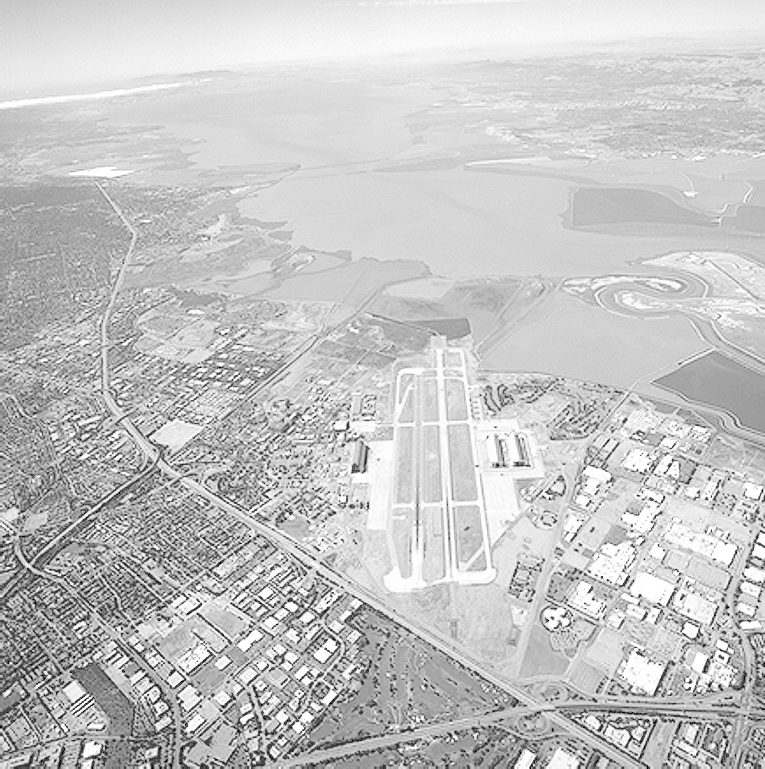
#> input picture 遥感数字图像处理/实验/实验03 对比度增强/city.tif, 765 x 769 px, found by its file name
$ python 191830246_hw3-1.py
#> lines starting #> are read from the running program, lines starting #| are printed output that depends on the picture
#coding: utf-8
import cv2
import numpy as np
import matplotlib.pyplot as plt
#对数变换
def gammaStretch(src, c, y):
    src = np.float32(src)
    dst = np.uint16(c * (src**y)+.5)
    dst[dst>255]=255
    return np.uint8(dst)

def plotG(c, y):
    def gammachange(i):
        out =  int(c*(i**y)+0.5)
        if out < 255:
            return out
        else:
            return 255
    X = list(range(0,256))
    Y = [gammachange(i) for i in X]
    plt.plot(X,X,'r-',label='origin')
    plt.plot(X,Y,'g-',label='c = {} {} = {}'.format(c,chr(947),y))
    plt.legend(loc='best')
    plt.xlim(0,255)
    plt.ylim(0,255)
    plt.show()

def main():
    y = float(input('please input '+chr(947)+': '))
#> the answer given: 3
    c = float(input('please input c: '))
#> the answer given: 3
    plotG(c,y)
#> in plotG, `plt.show()`:
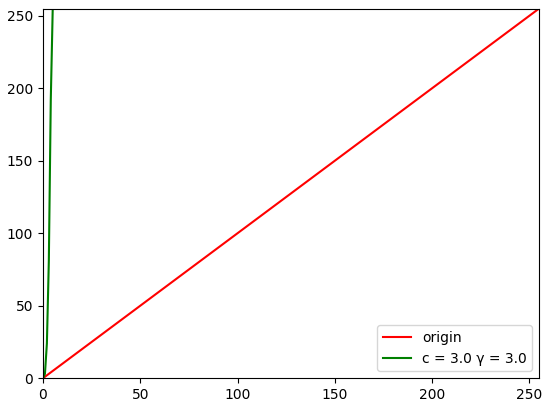
#> figure drawn by matplotlib, 1 panel; curve peaks at x = 255, y = 255; curve peaks at x = 5, y = 255
    img = cv2.imread('city.tif', cv2.IMREAD_GRAYSCALE)
#> img is the input picture: shape (769, 765); min 0, max 255, mean 197.1
    cv2.imshow('input', img)
    img2 = gammaStretch(img, c, y)
#> in gammaStretch, `dst = np.uint16(c * (src**y)+.5)`:
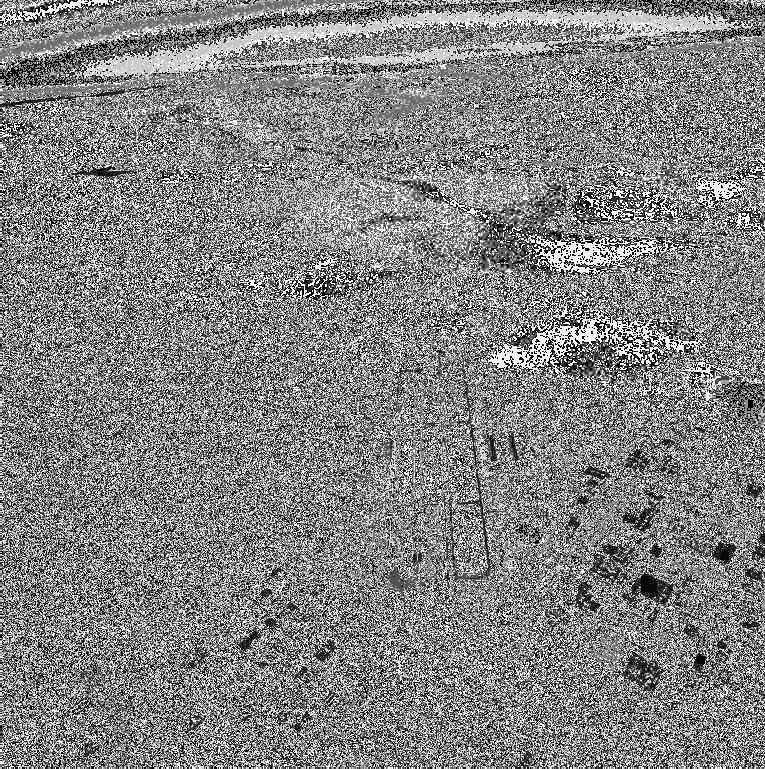
#> dst: shape (769, 765) uint16; min 0, max 64448, mean 33354.8; drawn with min black and max white
#> in gammaStretch, `dst[dst>255]=255`:
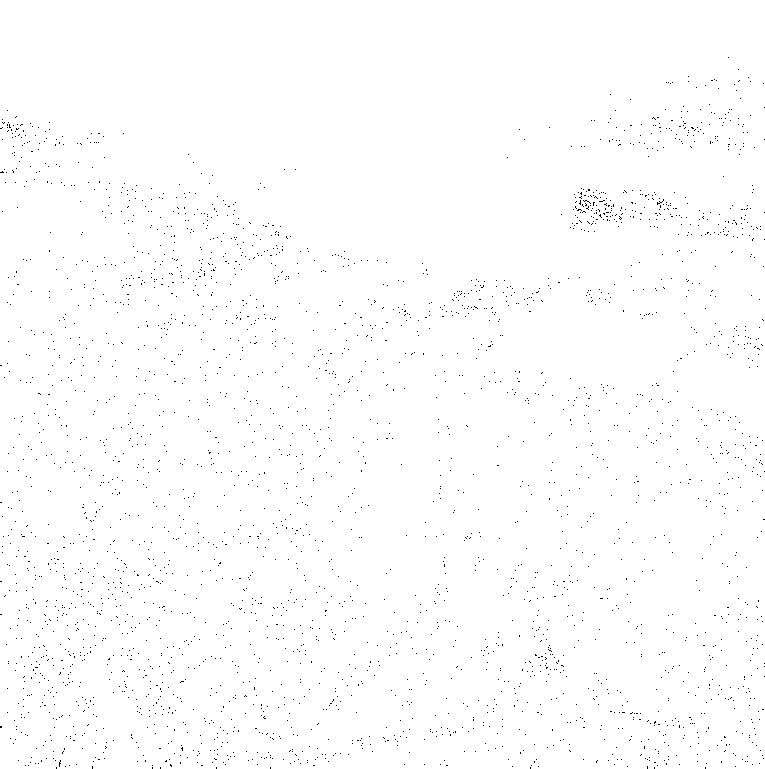
#> dst: shape (769, 765) uint16; 99.4% white; black in thin lines or dots
#> in gammaStretch, `return np.uint8(dst)`: returned value: shape (769, 765); 99.4% white; black in thin lines or dots
    cv2.imshow('output', img2)
    cv2.waitKey(0)
    # 计算直方图
    histb = cv2.calcHist([img], [0], None, [256], [0, 255])
#> histb = 256 values, max 15137 at index 213, min 0 at index 1, mean 2288.3
    hista = cv2.calcHist([img2], [0], None, [256], [0, 255])
#> hista = 256 values, max 3770 at index 0, min 0 at index 1, mean 14.73
    # 对第 1 子图进行设定
    plt.subplot(2, 1, 1)
    plt.plot(histb, 'y', label='Before')
    plt.xlabel('x')
    plt.ylabel('y')
    plt.legend()
    # 对第 2 子图进行设定
    plt.subplot(2, 1, 2)
    plt.plot(hista, 'c', label='After')
    plt.xlabel('x')
    plt.ylabel('y')
    plt.legend()
    plt.show()
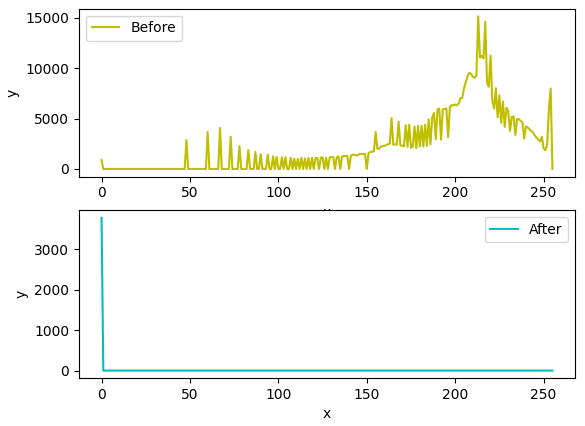
#> figure drawn by matplotlib, 2 panels; panel 1: curve peaks at x = 213, y = 15137; panel 2: curve peaks at x = 0, y = 3770
    cv2.destroyAllWindows()

if __name__ == '__main__':
    main()

$ run again, with 遥感数字图像处理/实验/实验03 对比度增强/Mary.jpg saved as 遥感数字图像处理/实验/实验03 对比度增强/city.tif
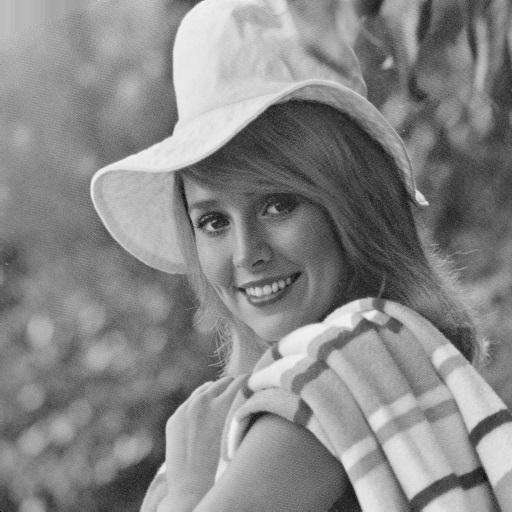
#> input picture 遥感数字图像处理/实验/实验03 对比度增强/Mary.jpg, 512 x 512 px, found by its file name
#> in main, img is the input picture: shape (512, 512); min 0, max 255, mean 135.4
#> in gammaStretch, `dst[dst>255]=255`:
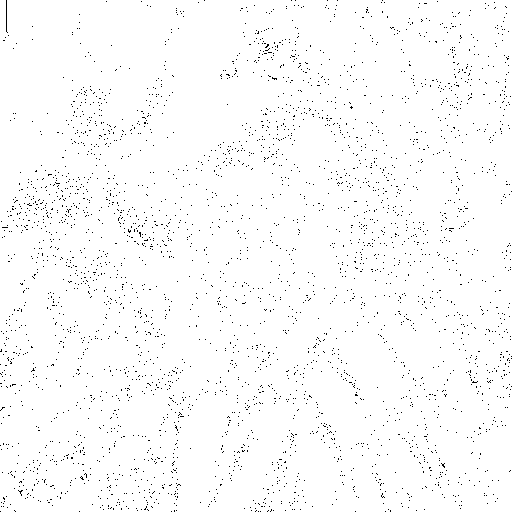
#> dst: shape (512, 512) uint16; 98.3% white; black in thin lines or dots
#> histb = 256 values, max 2351 at index 131, min 0 at index 1, mean 1024
#> hista = 256 values, max 4327 at index 0, min 0 at index 1, mean 16.9
#> in main, `plt.show()`:
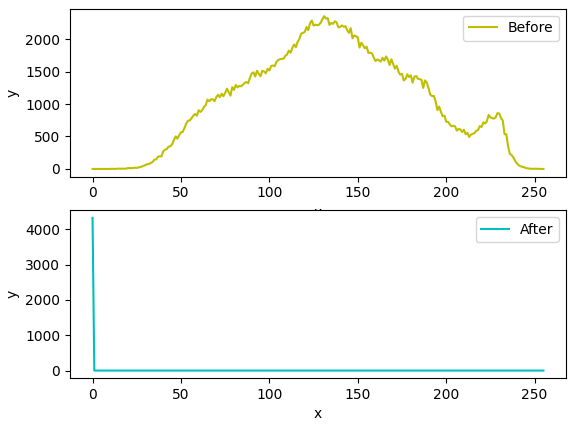
#> figure drawn by matplotlib, 2 panels; panel 1: curve peaks at x = 131, y = 2351; panel 2: curve peaks at x = 0, y = 4327
